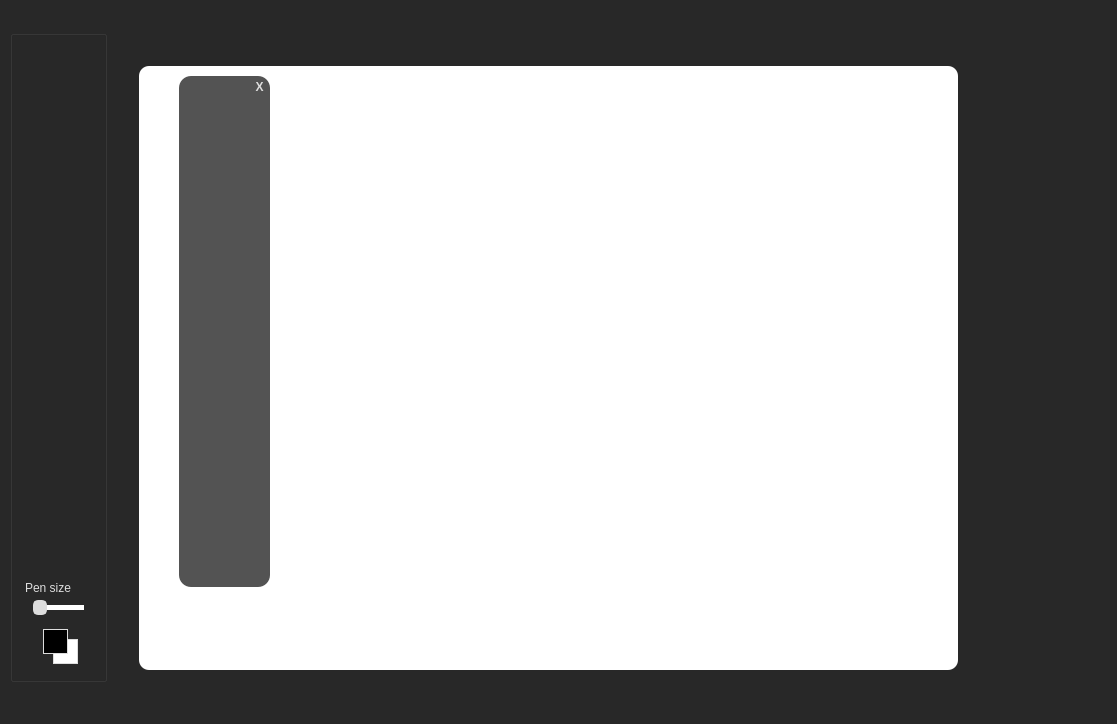
<?xml version="1.0" encoding="UTF-8"?>
<ui version="4.0">
 <class>MainWindow</class>
 <widget class="QMainWindow" name="MainWindow">
  <property name="geometry">
   <rect>
    <x>0</x>
    <y>0</y>
    <width>1117</width>
    <height>724</height>
   </rect>
  </property>
  <property name="windowTitle">
   <string>Painter</string>
  </property>
  <property name="styleSheet">
   <string notr="true">background:#282828;color:#dddddd</string>
  </property>
  <widget class="QWidget" name="centralwidget">
   <property name="styleSheet">
    <string notr="true">background:#282828;color:#dddddd</string>
   </property>
   <layout class="QHBoxLayout" name="horizontalLayout_2">
    <property name="spacing">
     <number>20</number>
    </property>
    <property name="sizeConstraint">
     <enum>QLayout::SetMaximumSize</enum>
    </property>
    <property name="leftMargin">
     <number>10</number>
    </property>
    <property name="topMargin">
     <number>30</number>
    </property>
    <property name="rightMargin">
     <number>10</number>
    </property>
    <property name="bottomMargin">
     <number>20</number>
    </property>
    <item>
     <widget class="QGroupBox" name="groupBox">
      <property name="maximumSize">
       <size>
        <width>91</width>
        <height>16777215</height>
       </size>
      </property>
      <property name="styleSheet">
       <string notr="true">color:#dddddd;
background:#282828;
background-image:url('c:/qteg/Painter/images/toolbox.png');
background-repeat: no-repeat;
border:none;

QToolTip
{
  background:&quot;red&quot;;
  color:&quot;white&quot;;
}</string>
      </property>
      <property name="title">
       <string/>
      </property>
      <layout class="QVBoxLayout" name="verticalLayout">
       <property name="spacing">
        <number>5</number>
       </property>
       <property name="sizeConstraint">
        <enum>QLayout::SetMaximumSize</enum>
       </property>
       <property name="leftMargin">
        <number>0</number>
       </property>
       <property name="topMargin">
        <number>0</number>
       </property>
       <property name="rightMargin">
        <number>0</number>
       </property>
       <property name="bottomMargin">
        <number>0</number>
       </property>
       <item>
        <widget class="QGroupBox" name="groupBox_6">
         <property name="styleSheet">
          <string notr="true">border:none;color:#dddddd;background:transparent;</string>
         </property>
         <property name="title">
          <string/>
         </property>
         <widget class="QPushButton" name="openButton">
          <property name="geometry">
           <rect>
            <x>50</x>
            <y>390</y>
            <width>30</width>
            <height>30</height>
           </rect>
          </property>
          <property name="mouseTracking">
           <bool>false</bool>
          </property>
          <property name="toolTip">
           <string>Open</string>
          </property>
          <property name="toolTipDuration">
           <number>10000</number>
          </property>
          <property name="autoFillBackground">
           <bool>false</bool>
          </property>
          <property name="styleSheet">
           <string notr="true">QPushButton#openButton:hover
{
  background-color:#282828;
  color:white;
}

QPushButton#openButton
{
background:transparent;color:white;border:none;
}

QToolTip
{
  background:#282828;
  color:#dddddd;
}</string>
          </property>
          <property name="text">
           <string/>
          </property>
         </widget>
         <widget class="QPushButton" name="groupComponentsButton">
          <property name="geometry">
           <rect>
            <x>10</x>
            <y>270</y>
            <width>31</width>
            <height>30</height>
           </rect>
          </property>
          <property name="mouseTracking">
           <bool>false</bool>
          </property>
          <property name="toolTip">
           <string>Group selected components</string>
          </property>
          <property name="toolTipDuration">
           <number>10000</number>
          </property>
          <property name="autoFillBackground">
           <bool>false</bool>
          </property>
          <property name="styleSheet">
           <string notr="true">QPushButton#groupComponentsButton:hover
{
  background-color:#282828;
  color:white;
}

QPushButton#groupComponentsButton
{
background:transparent;color:white;border:none;
}

QToolTip
{
  background:#282828;
  color:#dddddd;
}</string>
          </property>
          <property name="text">
           <string/>
          </property>
         </widget>
         <widget class="QPushButton" name="drawFreeHandButton">
          <property name="geometry">
           <rect>
            <x>50</x>
            <y>70</y>
            <width>30</width>
            <height>30</height>
           </rect>
          </property>
          <property name="mouseTracking">
           <bool>false</bool>
          </property>
          <property name="toolTip">
           <string>Freehand</string>
          </property>
          <property name="toolTipDuration">
           <number>10000</number>
          </property>
          <property name="autoFillBackground">
           <bool>false</bool>
          </property>
          <property name="styleSheet">
           <string notr="true">QPushButton#drawFreeHandButton:hover
{
  background-color:#282828;
  color:white;
}

QPushButton#drawFreeHandButton
{
background:transparent;color:white;border:none;
}

QToolTip
{
  background:#282828;
  color:#dddddd;
}</string>
          </property>
          <property name="text">
           <string/>
          </property>
         </widget>
         <widget class="QPushButton" name="drawRectangleButton">
          <property name="geometry">
           <rect>
            <x>10</x>
            <y>30</y>
            <width>30</width>
            <height>30</height>
           </rect>
          </property>
          <property name="mouseTracking">
           <bool>false</bool>
          </property>
          <property name="toolTip">
           <string>Draw Rectangle</string>
          </property>
          <property name="toolTipDuration">
           <number>10000</number>
          </property>
          <property name="autoFillBackground">
           <bool>false</bool>
          </property>
          <property name="styleSheet">
           <string notr="true">QPushButton#drawRectangleButton:hover
{
  background-color:#282828;
  color:white;
}

QPushButton#drawRectangleButton
{
background:transparent;color:white;border:none;
}

QToolTip
{
  background:#282828;
  color:#dddddd;
}</string>
          </property>
          <property name="text">
           <string/>
          </property>
         </widget>
         <widget class="QPushButton" name="ungroupComponentsButton">
          <property name="geometry">
           <rect>
            <x>50</x>
            <y>270</y>
            <width>31</width>
            <height>31</height>
           </rect>
          </property>
          <property name="mouseTracking">
           <bool>false</bool>
          </property>
          <property name="toolTip">
           <string>&lt;html&gt;&lt;head/&gt;&lt;body&gt;&lt;p&gt;Ungroup selected components&lt;/p&gt;&lt;/body&gt;&lt;/html&gt;</string>
          </property>
          <property name="toolTipDuration">
           <number>10000</number>
          </property>
          <property name="autoFillBackground">
           <bool>false</bool>
          </property>
          <property name="styleSheet">
           <string notr="true">QToolTip
{
  background:#282828;
  color:#dddddd;
}

QPushButton#ungroupComponentsButton:hover
{
  background-color:#282828;
  color:white;
}

QPushButton#ungroupComponentsButton
{
background:transparent;color:white;border:none;
}</string>
          </property>
          <property name="text">
           <string/>
          </property>
         </widget>
         <widget class="QPushButton" name="drawLineButton">
          <property name="geometry">
           <rect>
            <x>10</x>
            <y>70</y>
            <width>30</width>
            <height>30</height>
           </rect>
          </property>
          <property name="mouseTracking">
           <bool>false</bool>
          </property>
          <property name="toolTip">
           <string>Draw line</string>
          </property>
          <property name="toolTipDuration">
           <number>10000</number>
          </property>
          <property name="autoFillBackground">
           <bool>false</bool>
          </property>
          <property name="styleSheet">
           <string notr="true">QPushButton#drawLineButton:hover
{
  background-color:#282828;
  color:white;
}

QPushButton#drawLineButton
{
background:transparent;color:white;border:none;
}

QToolTip
{
  background:#282828;
  color:#dddddd;
}</string>
          </property>
          <property name="text">
           <string/>
          </property>
         </widget>
         <widget class="QPushButton" name="deleteButton">
          <property name="geometry">
           <rect>
            <x>10</x>
            <y>110</y>
            <width>30</width>
            <height>30</height>
           </rect>
          </property>
          <property name="mouseTracking">
           <bool>false</bool>
          </property>
          <property name="toolTip">
           <string>Delete selected component</string>
          </property>
          <property name="toolTipDuration">
           <number>10000</number>
          </property>
          <property name="autoFillBackground">
           <bool>false</bool>
          </property>
          <property name="styleSheet">
           <string notr="true">QPushButton#deleteButton:hover
{
  background-color:#282828;
  color:white;
}

QPushButton#deleteButton
{
background:transparent;color:white;border:none;
}

QToolTip
{
  background:#282828;
  color:#dddddd;
}</string>
          </property>
          <property name="text">
           <string/>
          </property>
         </widget>
         <widget class="QPushButton" name="addNewSlideButton">
          <property name="geometry">
           <rect>
            <x>50</x>
            <y>350</y>
            <width>30</width>
            <height>30</height>
           </rect>
          </property>
          <property name="cursor">
           <cursorShape>ArrowCursor</cursorShape>
          </property>
          <property name="mouseTracking">
           <bool>false</bool>
          </property>
          <property name="toolTip">
           <string>Add new slide</string>
          </property>
          <property name="toolTipDuration">
           <number>10000</number>
          </property>
          <property name="autoFillBackground">
           <bool>false</bool>
          </property>
          <property name="styleSheet">
           <string notr="true">QPushButton#addNewSlideButton:hover
{
  background-color:#282828;
  color:white;
}

QPushButton#addNewSlideButton
{
background:transparent;color:white;border:none;
}

QToolTip
{
  background:#282828;
  color:#dddddd;
}</string>
          </property>
          <property name="text">
           <string/>
          </property>
         </widget>
         <widget class="QPushButton" name="deleteCurrentSlideButton">
          <property name="geometry">
           <rect>
            <x>10</x>
            <y>350</y>
            <width>30</width>
            <height>30</height>
           </rect>
          </property>
          <property name="cursor">
           <cursorShape>ArrowCursor</cursorShape>
          </property>
          <property name="mouseTracking">
           <bool>false</bool>
          </property>
          <property name="toolTip">
           <string>&lt;html&gt;&lt;head/&gt;&lt;body&gt;&lt;p&gt;Delete current slide&lt;/p&gt;&lt;/body&gt;&lt;/html&gt;</string>
          </property>
          <property name="toolTipDuration">
           <number>10000</number>
          </property>
          <property name="autoFillBackground">
           <bool>false</bool>
          </property>
          <property name="styleSheet">
           <string notr="true">QPushButton#deleteCurrentSlideButton:hover
{
  background-color:#282828;
  color:white;
}

QPushButton#deleteCurrentSlideButton
{
background:transparent;color:white;border:none;
}

QToolTip
{
  background:#282828;
  color:#dddddd;
}</string>
          </property>
          <property name="text">
           <string/>
          </property>
         </widget>
         <widget class="QPushButton" name="linedPageButton">
          <property name="geometry">
           <rect>
            <x>50</x>
            <y>310</y>
            <width>30</width>
            <height>30</height>
           </rect>
          </property>
          <property name="cursor">
           <cursorShape>ArrowCursor</cursorShape>
          </property>
          <property name="mouseTracking">
           <bool>false</bool>
          </property>
          <property name="toolTip">
           <string>Change background</string>
          </property>
          <property name="toolTipDuration">
           <number>10000</number>
          </property>
          <property name="autoFillBackground">
           <bool>false</bool>
          </property>
          <property name="styleSheet">
           <string notr="true">QPushButton#linedPageButton:hover
{
  background-color:#282828;
  color:white;
}

QPushButton#linedPageButton
{
background:transparent;color:white;border:none;
}

QToolTip
{
  background:#282828;
  color:#dddddd;
}</string>
          </property>
          <property name="text">
           <string/>
          </property>
         </widget>
         <widget class="QPushButton" name="clearPageButton">
          <property name="geometry">
           <rect>
            <x>10</x>
            <y>310</y>
            <width>30</width>
            <height>30</height>
           </rect>
          </property>
          <property name="mouseTracking">
           <bool>false</bool>
          </property>
          <property name="toolTip">
           <string>Clear page</string>
          </property>
          <property name="toolTipDuration">
           <number>10000</number>
          </property>
          <property name="autoFillBackground">
           <bool>false</bool>
          </property>
          <property name="styleSheet">
           <string notr="true">QPushButton#clearPageButton:hover
{
  background-color:#282828;
  color:white;
}

QPushButton#clearPageButton
{
background:transparent;color:white;border:none;
}

QToolTip
{
  background:#282828;
  color:#dddddd;
}</string>
          </property>
          <property name="text">
           <string/>
          </property>
         </widget>
         <widget class="QPushButton" name="saveButton">
          <property name="geometry">
           <rect>
            <x>10</x>
            <y>390</y>
            <width>30</width>
            <height>30</height>
           </rect>
          </property>
          <property name="cursor">
           <cursorShape>ArrowCursor</cursorShape>
          </property>
          <property name="mouseTracking">
           <bool>false</bool>
          </property>
          <property name="toolTip">
           <string>Save</string>
          </property>
          <property name="toolTipDuration">
           <number>10000</number>
          </property>
          <property name="autoFillBackground">
           <bool>false</bool>
          </property>
          <property name="styleSheet">
           <string notr="true">QPushButton#saveButton:hover
{
  background-color:#282828;
  color:white;
}

QPushButton#saveButton
{
background:transparent;color:white;border:none;
}

QToolTip
{
  background:#282828;
  color:#dddddd;
}</string>
          </property>
          <property name="text">
           <string/>
          </property>
         </widget>
         <widget class="QPushButton" name="iconsPanelButton">
          <property name="geometry">
           <rect>
            <x>50</x>
            <y>150</y>
            <width>30</width>
            <height>30</height>
           </rect>
          </property>
          <property name="cursor">
           <cursorShape>ArrowCursor</cursorShape>
          </property>
          <property name="mouseTracking">
           <bool>false</bool>
          </property>
          <property name="toolTip">
           <string>Insert icon</string>
          </property>
          <property name="toolTipDuration">
           <number>10000</number>
          </property>
          <property name="autoFillBackground">
           <bool>false</bool>
          </property>
          <property name="styleSheet">
           <string notr="true">QPushButton#iconsPanelButton:hover
{
  background-color:#282828;
  color:white;
}

QPushButton#iconsPanelButton
{
background:transparent;color:white;border:none;
}

QToolTip
{
  background:#282828;
  color:#dddddd;
}</string>
          </property>
          <property name="text">
           <string/>
          </property>
         </widget>
         <widget class="QPushButton" name="undoButton">
          <property name="geometry">
           <rect>
            <x>50</x>
            <y>230</y>
            <width>30</width>
            <height>30</height>
           </rect>
          </property>
          <property name="mouseTracking">
           <bool>false</bool>
          </property>
          <property name="toolTip">
           <string>Undo deletion</string>
          </property>
          <property name="toolTipDuration">
           <number>10000</number>
          </property>
          <property name="autoFillBackground">
           <bool>false</bool>
          </property>
          <property name="styleSheet">
           <string notr="true">QPushButton#undoButton:hover
{
  background-color:#282828;
  color:white;
}

QPushButton#undoButton
{
background:transparent;color:white;border:none;
}

QToolTip
{
  background:#282828;
  color:#dddddd;
}</string>
          </property>
          <property name="text">
           <string/>
          </property>
         </widget>
         <widget class="QPushButton" name="pickComponentButton">
          <property name="geometry">
           <rect>
            <x>50</x>
            <y>110</y>
            <width>30</width>
            <height>30</height>
           </rect>
          </property>
          <property name="mouseTracking">
           <bool>false</bool>
          </property>
          <property name="toolTip">
           <string>Select component</string>
          </property>
          <property name="toolTipDuration">
           <number>10000</number>
          </property>
          <property name="autoFillBackground">
           <bool>false</bool>
          </property>
          <property name="styleSheet">
           <string notr="true">QPushButton#pickComponentButton:hover
{
  background-color:#282828;
  color:white;
}

QPushButton#pickComponentButton
{
background:transparent;color:white;border:none;
}

QToolTip
{
  background:#282828;
  color:#dddddd;
}</string>
          </property>
          <property name="text">
           <string/>
          </property>
         </widget>
         <widget class="QPushButton" name="redoButton">
          <property name="geometry">
           <rect>
            <x>10</x>
            <y>230</y>
            <width>30</width>
            <height>30</height>
           </rect>
          </property>
          <property name="mouseTracking">
           <bool>false</bool>
          </property>
          <property name="toolTip">
           <string>Redo deletion</string>
          </property>
          <property name="toolTipDuration">
           <number>10000</number>
          </property>
          <property name="autoFillBackground">
           <bool>false</bool>
          </property>
          <property name="styleSheet">
           <string notr="true">QPushButton#redoButton:hover
{
  background-color:#282828;
  color:white;
}

QPushButton#redoButton
{
background:transparent;color:white;border:none;
}

QToolTip
{
  background:#282828;
  color:#dddddd;
}</string>
          </property>
          <property name="text">
           <string/>
          </property>
         </widget>
         <widget class="QPushButton" name="drawCircleButton">
          <property name="geometry">
           <rect>
            <x>50</x>
            <y>30</y>
            <width>30</width>
            <height>30</height>
           </rect>
          </property>
          <property name="mouseTracking">
           <bool>false</bool>
          </property>
          <property name="toolTip">
           <string>Draw Circle</string>
          </property>
          <property name="toolTipDuration">
           <number>10000</number>
          </property>
          <property name="autoFillBackground">
           <bool>false</bool>
          </property>
          <property name="styleSheet">
           <string notr="true">QPushButton#drawCircleButton:hover
{
  background-color:#282828;
  color:white;
}

QPushButton#drawCircleButton
{
background:transparent;color:white;border:none;
}

QToolTip
{
  background:#282828;
  color:#dddddd;
}</string>
          </property>
          <property name="text">
           <string/>
          </property>
         </widget>
         <widget class="QPushButton" name="insertImageButton">
          <property name="geometry">
           <rect>
            <x>10</x>
            <y>150</y>
            <width>30</width>
            <height>30</height>
           </rect>
          </property>
          <property name="cursor">
           <cursorShape>ArrowCursor</cursorShape>
          </property>
          <property name="mouseTracking">
           <bool>false</bool>
          </property>
          <property name="toolTip">
           <string>Insert image</string>
          </property>
          <property name="toolTipDuration">
           <number>10000</number>
          </property>
          <property name="autoFillBackground">
           <bool>false</bool>
          </property>
          <property name="styleSheet">
           <string notr="true">QPushButton#insertImageButton:hover
{
  background-color:#282828;
  color:white;
}

QPushButton#insertImageButton
{
background:transparent;color:white;border:none;
}

QToolTip
{
  background:#282828;
  color:#dddddd;
}</string>
          </property>
          <property name="text">
           <string/>
          </property>
         </widget>
         <widget class="QPushButton" name="pasteComponentsButton">
          <property name="geometry">
           <rect>
            <x>10</x>
            <y>190</y>
            <width>30</width>
            <height>30</height>
           </rect>
          </property>
          <property name="cursor">
           <cursorShape>ArrowCursor</cursorShape>
          </property>
          <property name="mouseTracking">
           <bool>false</bool>
          </property>
          <property name="toolTip">
           <string>Paste copied components</string>
          </property>
          <property name="toolTipDuration">
           <number>10000</number>
          </property>
          <property name="autoFillBackground">
           <bool>false</bool>
          </property>
          <property name="styleSheet">
           <string notr="true">QPushButton#pasteComponentsButton:hover
{
  background-color:#282828;
  color:white;
}

QPushButton#pasteComponentsButton
{
background:transparent;color:white;border:none;
}

QToolTip
{
  background:#282828;
  color:#dddddd;
}</string>
          </property>
          <property name="text">
           <string/>
          </property>
         </widget>
         <widget class="QPushButton" name="copyComponentsButton">
          <property name="geometry">
           <rect>
            <x>50</x>
            <y>190</y>
            <width>30</width>
            <height>30</height>
           </rect>
          </property>
          <property name="cursor">
           <cursorShape>ArrowCursor</cursorShape>
          </property>
          <property name="mouseTracking">
           <bool>false</bool>
          </property>
          <property name="toolTip">
           <string>Copy selected components</string>
          </property>
          <property name="toolTipDuration">
           <number>10000</number>
          </property>
          <property name="autoFillBackground">
           <bool>false</bool>
          </property>
          <property name="styleSheet">
           <string notr="true">QPushButton#copyComponentsButton:hover
{
  background-color:#282828;
  color:white;
}

QPushButton#copyComponentsButton
{
background:transparent;color:white;border:none;
}

QToolTip
{
  background:#282828;
  color:#dddddd;
}</string>
          </property>
          <property name="text">
           <string/>
          </property>
         </widget>
         <widget class="QPushButton" name="startRecordingButton">
          <property name="geometry">
           <rect>
            <x>9</x>
            <y>430</y>
            <width>71</width>
            <height>30</height>
           </rect>
          </property>
          <property name="mouseTracking">
           <bool>false</bool>
          </property>
          <property name="toolTip">
           <string>&lt;html&gt;&lt;head/&gt;&lt;body&gt;&lt;p&gt;Start recording&lt;/p&gt;&lt;/body&gt;&lt;/html&gt;</string>
          </property>
          <property name="toolTipDuration">
           <number>10000</number>
          </property>
          <property name="autoFillBackground">
           <bool>false</bool>
          </property>
          <property name="styleSheet">
           <string notr="true">QPushButton#startRecordingButton:hover
{
  background-color:#282828;
  color:white;
}

QPushButton#startRecordingButton
{
background:transparent;color:white;border:none;
}

QToolTip
{
  background:#282828;
  color:#dddddd;
}</string>
          </property>
          <property name="text">
           <string/>
          </property>
         </widget>
         <widget class="QPushButton" name="stopRecordingButton">
          <property name="geometry">
           <rect>
            <x>9</x>
            <y>450</y>
            <width>71</width>
            <height>30</height>
           </rect>
          </property>
          <property name="mouseTracking">
           <bool>false</bool>
          </property>
          <property name="toolTip">
           <string>&lt;html&gt;&lt;head/&gt;&lt;body&gt;&lt;p&gt;Stop recording&lt;/p&gt;&lt;/body&gt;&lt;/html&gt;</string>
          </property>
          <property name="toolTipDuration">
           <number>10000</number>
          </property>
          <property name="autoFillBackground">
           <bool>false</bool>
          </property>
          <property name="styleSheet">
           <string notr="true">QPushButton#stopRecordingButton:hover
{
  background-color:#282828;
  color:white;
}

QPushButton#stopRecordingButton
{
background:transparent;color:white;border:none;
}

QToolTip
{
  background:#282828;
  color:#dddddd;
}</string>
          </property>
          <property name="text">
           <string/>
          </property>
         </widget>
         <widget class="QPushButton" name="minimizeButton">
          <property name="geometry">
           <rect>
            <x>10</x>
            <y>470</y>
            <width>30</width>
            <height>30</height>
           </rect>
          </property>
          <property name="mouseTracking">
           <bool>false</bool>
          </property>
          <property name="toolTip">
           <string>Minimize window</string>
          </property>
          <property name="toolTipDuration">
           <number>10000</number>
          </property>
          <property name="autoFillBackground">
           <bool>false</bool>
          </property>
          <property name="styleSheet">
           <string notr="true">QPushButton#minimizeButton:hover
{
  background-color:#282828;
  color:white;
}

QPushButton#minimizeButton
{
background:transparent;color:white;border:none;
}

QToolTip
{
  background:#282828;
  color:#dddddd;
}
</string>
          </property>
          <property name="text">
           <string/>
          </property>
         </widget>
         <widget class="QPushButton" name="closeButton">
          <property name="geometry">
           <rect>
            <x>50</x>
            <y>470</y>
            <width>30</width>
            <height>30</height>
           </rect>
          </property>
          <property name="mouseTracking">
           <bool>false</bool>
          </property>
          <property name="toolTip">
           <string>&lt;html&gt;&lt;head/&gt;&lt;body&gt;&lt;p&gt;Close application&lt;/p&gt;&lt;/body&gt;&lt;/html&gt;</string>
          </property>
          <property name="toolTipDuration">
           <number>10000</number>
          </property>
          <property name="autoFillBackground">
           <bool>false</bool>
          </property>
          <property name="styleSheet">
           <string notr="true">QPushButton#closeButton:hover
{
  background-color:#282828;
  color:white;
}

QPushButton#minimizeButton
{
background:transparent;color:white;border:none;
}

QToolTip
{
  background:#282828;
  color:#dddddd;
}
</string>
          </property>
          <property name="text">
           <string/>
          </property>
         </widget>
        </widget>
       </item>
       <item>
        <widget class="QGroupBox" name="groupBox_5">
         <property name="maximumSize">
          <size>
           <width>91</width>
           <height>100</height>
          </size>
         </property>
         <property name="styleSheet">
          <string notr="true">border:none;color:#dddddd;background:transparent;
</string>
         </property>
         <property name="title">
          <string/>
         </property>
         <widget class="QPushButton" name="foregroundColorButton">
          <property name="geometry">
           <rect>
            <x>30</x>
            <y>50</y>
            <width>25</width>
            <height>25</height>
           </rect>
          </property>
          <property name="styleSheet">
           <string notr="true">background:black;color:white;border:1px solid #dddddd;</string>
          </property>
          <property name="text">
           <string/>
          </property>
         </widget>
         <widget class="QPushButton" name="backgroundColorButton">
          <property name="geometry">
           <rect>
            <x>40</x>
            <y>60</y>
            <width>25</width>
            <height>25</height>
           </rect>
          </property>
          <property name="styleSheet">
           <string notr="true">background:white;color:black;border:1px solid #dddddd;</string>
          </property>
          <property name="text">
           <string/>
          </property>
         </widget>
         <widget class="QGroupBox" name="groupBox_4">
          <property name="geometry">
           <rect>
            <x>10</x>
            <y>0</y>
            <width>71</width>
            <height>41</height>
           </rect>
          </property>
          <property name="styleSheet">
           <string notr="true">border:none;color:#dddddd;background:transparent;</string>
          </property>
          <property name="title">
           <string>Pen size</string>
          </property>
          <widget class="QSlider" name="horizontalSlider">
           <property name="geometry">
            <rect>
             <x>10</x>
             <y>20</y>
             <width>51</width>
             <height>16</height>
            </rect>
           </property>
           <property name="cursor">
            <cursorShape>PointingHandCursor</cursorShape>
           </property>
           <property name="styleSheet">
            <string notr="true">QSlider::groove:horizontal { 
	background-color: white;
	border: 0px solid #424242; 
	height: 5px; 
	border-radius: 4px;
}

QSlider::handle:horizontal { 
	background-color: #dddddd; 
	border: 2px solid #dddddd; 
	width: 10px;
	height: 10px; 
	line-height: 20px; 
	margin-top: -5px; 
	margin-bottom: -5px; 
	border-radius: 5px; 
}

QSlider::handle:horizontal:hover { 
	border-radius: 5px;
}</string>
           </property>
           <property name="orientation">
            <enum>Qt::Horizontal</enum>
           </property>
          </widget>
         </widget>
         <zorder>backgroundColorButton</zorder>
         <zorder>groupBox_4</zorder>
         <zorder>foregroundColorButton</zorder>
        </widget>
       </item>
      </layout>
     </widget>
    </item>
    <item>
     <widget class="QGroupBox" name="groupBox_2">
      <property name="styleSheet">
       <string notr="true">color:#282828; background-image:url('c:/qteg/Painter/images/drawingpad.png');border:none;</string>
      </property>
      <property name="title">
       <string/>
      </property>
      <layout class="QGridLayout" name="gridLayout">
       <property name="topMargin">
        <number>30</number>
       </property>
       <item row="0" column="0">
        <widget class="Canvas" name="frame">
         <property name="mouseTracking">
          <bool>false</bool>
         </property>
         <property name="autoFillBackground">
          <bool>false</bool>
         </property>
         <property name="styleSheet">
          <string notr="true">background : white;outline:5px solid red;border-radius:10px;</string>
         </property>
         <property name="frameShape">
          <enum>QFrame::StyledPanel</enum>
         </property>
         <property name="frameShadow">
          <enum>QFrame::Raised</enum>
         </property>
         <widget class="QWidget" name="iconsPanel" native="true">
          <property name="geometry">
           <rect>
            <x>40</x>
            <y>10</y>
            <width>91</width>
            <height>511</height>
           </rect>
          </property>
          <property name="styleSheet">
           <string notr="true">color:#dddddd;background:#535353; background-image:url('c:/qteg/Painter/images/icons_box.png');border:none;border-radius:12px;</string>
          </property>
          <widget class="QPushButton" name="iconsPanelCloseButton">
           <property name="geometry">
            <rect>
             <x>70</x>
             <y>0</y>
             <width>21</width>
             <height>21</height>
            </rect>
           </property>
           <property name="styleSheet">
            <string notr="true">background:transparent;color:#dddddd;font-weight:bold;border-radius:10px;</string>
           </property>
           <property name="text">
            <string>X</string>
           </property>
          </widget>
          <widget class="QListWidget" name="iconsList">
           <property name="geometry">
            <rect>
             <x>10</x>
             <y>30</y>
             <width>71</width>
             <height>471</height>
            </rect>
           </property>
           <property name="styleSheet">
            <string notr="true"> background:transparent;color:#dddddd;border-radius:10px;
QListWidget::item
{
 border-bottom: 1px solid red; 
}


QScrollBar::vertical
{
 border: none;
 background: red;
 width: 26px;
 margin: 26px 0 26px 0;
}</string>
           </property>
          </widget>
         </widget>
         <widget class="QListWidget" name="slidesList">
          <property name="geometry">
           <rect>
            <x>750</x>
            <y>10</y>
            <width>15</width>
            <height>553</height>
           </rect>
          </property>
          <property name="maximumSize">
           <size>
            <width>15</width>
            <height>16777215</height>
           </size>
          </property>
          <property name="styleSheet">
           <string notr="true">border:none;</string>
          </property>
         </widget>
        </widget>
       </item>
      </layout>
     </widget>
    </item>
    <item>
     <widget class="QGroupBox" name="groupBox_3">
      <property name="maximumSize">
       <size>
        <width>117</width>
        <height>16777215</height>
       </size>
      </property>
      <property name="styleSheet">
       <string notr="true">color:#282828; background-image:url('c:/qteg/Painter/images/components.png');border:none;</string>
      </property>
      <property name="title">
       <string/>
      </property>
      <layout class="QGridLayout" name="gridLayout_2">
       <property name="leftMargin">
        <number>9</number>
       </property>
       <property name="topMargin">
        <number>30</number>
       </property>
       <item row="0" column="0">
        <widget class="QListWidget" name="listWidget">
         <property name="styleSheet">
          <string notr="true">background:transparent;color:#dddddd</string>
         </property>
        </widget>
       </item>
      </layout>
     </widget>
    </item>
   </layout>
  </widget>
  <widget class="QMenuBar" name="menubar">
   <property name="geometry">
    <rect>
     <x>0</x>
     <y>0</y>
     <width>1117</width>
     <height>21</height>
    </rect>
   </property>
  </widget>
  <widget class="QStatusBar" name="statusbar"/>
 </widget>
 <customwidgets>
  <customwidget>
   <class>Canvas</class>
   <extends>QFrame</extends>
   <header>canvas.h</header>
   <container>1</container>
  </customwidget>
 </customwidgets>
 <resources/>
 <connections/>
</ui>
